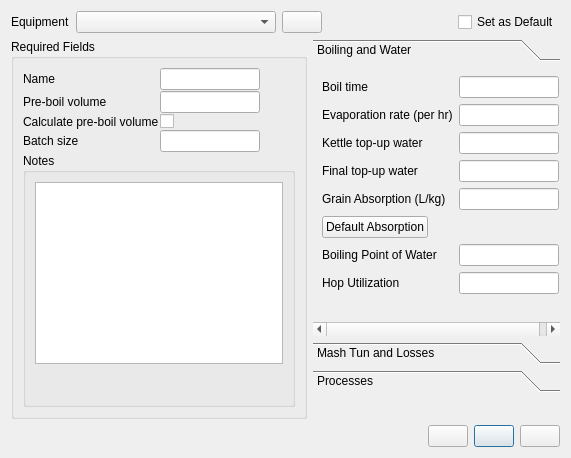
<?xml version="1.0" encoding="UTF-8"?>
<ui version="4.0">
 <class>equipmentEditor</class>
 <widget class="QDialog" name="equipmentEditor">
  <property name="geometry">
   <rect>
    <x>0</x>
    <y>0</y>
    <width>571</width>
    <height>458</height>
   </rect>
  </property>
  <property name="windowTitle">
   <string>Equipment Editor</string>
  </property>
  <property name="windowIcon">
   <iconset resource="../brewtarget.qrc">
    <normaloff>:/images/smallKettle.svg</normaloff>:/images/smallKettle.svg</iconset>
  </property>
  <property name="toolTip">
   <string/>
  </property>
  <layout class="QHBoxLayout" name="horizontalLayout_2">
   <item>
    <layout class="QVBoxLayout" name="verticalLayout_8">
     <item>
      <layout class="QHBoxLayout" name="horizontalLayout_equipments">
       <item>
        <widget class="QLabel" name="label">
         <property name="sizePolicy">
          <sizepolicy hsizetype="Preferred" vsizetype="Preferred">
           <horstretch>0</horstretch>
           <verstretch>0</verstretch>
          </sizepolicy>
         </property>
         <property name="text">
          <string>Equipment</string>
         </property>
        </widget>
       </item>
       <item>
        <widget class="QComboBox" name="equipmentComboBox">
         <property name="minimumSize">
          <size>
           <width>200</width>
           <height>0</height>
          </size>
         </property>
         <property name="sizeAdjustPolicy">
          <enum>QComboBox::AdjustToContents</enum>
         </property>
        </widget>
       </item>
       <item>
        <widget class="QPushButton" name="pushButton_remove">
         <property name="toolTip">
          <string>Remove equipment</string>
         </property>
         <property name="text">
          <string/>
         </property>
         <property name="icon">
          <iconset resource="../brewtarget.qrc">
           <normaloff>:/images/smallMinus.svg</normaloff>:/images/smallMinus.svg</iconset>
         </property>
         <property name="autoDefault">
          <bool>false</bool>
         </property>
        </widget>
       </item>
       <item>
        <spacer name="horizontalSpacer">
         <property name="orientation">
          <enum>Qt::Horizontal</enum>
         </property>
         <property name="sizeHint" stdset="0">
          <size>
           <width>40</width>
           <height>20</height>
          </size>
         </property>
        </spacer>
       </item>
       <item>
        <widget class="QCheckBox" name="checkBox_defaultEquipment">
         <property name="text">
          <string>Set as Default</string>
         </property>
        </widget>
       </item>
      </layout>
     </item>
     <item>
      <layout class="QHBoxLayout" name="horizontalLayout">
       <item>
        <layout class="QVBoxLayout" name="verticalLayout_2">
         <item>
          <widget class="QGroupBox" name="groupBox">
           <property name="title">
            <string>Required Fields</string>
           </property>
           <layout class="QVBoxLayout" name="verticalLayout">
            <property name="spacing">
             <number>1</number>
            </property>
            <item>
             <layout class="QFormLayout" name="formLayout">
              <property name="fieldGrowthPolicy">
               <enum>QFormLayout::ExpandingFieldsGrow</enum>
              </property>
              <property name="labelAlignment">
               <set>Qt::AlignLeading|Qt::AlignLeft|Qt::AlignVCenter</set>
              </property>
              <item row="0" column="0">
               <widget class="QLabel" name="label_2">
                <property name="sizePolicy">
                 <sizepolicy hsizetype="Expanding" vsizetype="Preferred">
                  <horstretch>0</horstretch>
                  <verstretch>0</verstretch>
                 </sizepolicy>
                </property>
                <property name="text">
                 <string>Name</string>
                </property>
               </widget>
              </item>
              <item row="0" column="1">
               <widget class="QLineEdit" name="lineEdit_name">
                <property name="sizePolicy">
                 <sizepolicy hsizetype="Fixed" vsizetype="Fixed">
                  <horstretch>100</horstretch>
                  <verstretch>0</verstretch>
                 </sizepolicy>
                </property>
                <property name="minimumSize">
                 <size>
                  <width>100</width>
                  <height>0</height>
                 </size>
                </property>
                <property name="maximumSize">
                 <size>
                  <width>100</width>
                  <height>16777215</height>
                 </size>
                </property>
                <property name="toolTip">
                 <string>Name</string>
                </property>
               </widget>
              </item>
              <item row="1" column="0">
               <widget class="QLabel" name="label_3">
                <property name="sizePolicy">
                 <sizepolicy hsizetype="Expanding" vsizetype="Preferred">
                  <horstretch>0</horstretch>
                  <verstretch>0</verstretch>
                 </sizepolicy>
                </property>
                <property name="text">
                 <string>Pre-boil volume</string>
                </property>
               </widget>
              </item>
              <item row="1" column="1">
               <widget class="QLineEdit" name="lineEdit_boilSize">
                <property name="sizePolicy">
                 <sizepolicy hsizetype="Fixed" vsizetype="Fixed">
                  <horstretch>100</horstretch>
                  <verstretch>0</verstretch>
                 </sizepolicy>
                </property>
                <property name="minimumSize">
                 <size>
                  <width>100</width>
                  <height>0</height>
                 </size>
                </property>
                <property name="maximumSize">
                 <size>
                  <width>100</width>
                  <height>16777215</height>
                 </size>
                </property>
                <property name="toolTip">
                 <string>Pre-boil volume</string>
                </property>
               </widget>
              </item>
              <item row="2" column="0">
               <widget class="QLabel" name="label_4">
                <property name="sizePolicy">
                 <sizepolicy hsizetype="Expanding" vsizetype="Preferred">
                  <horstretch>0</horstretch>
                  <verstretch>0</verstretch>
                 </sizepolicy>
                </property>
                <property name="toolTip">
                 <string>If checked, we will calculate your pre-boil volume based on your desired batch size, boil time, evaporation rate, losses, etc.</string>
                </property>
                <property name="text">
                 <string>Calculate pre-boil volume</string>
                </property>
               </widget>
              </item>
              <item row="2" column="1">
               <widget class="QCheckBox" name="checkBox_calcBoilVolume">
                <property name="toolTip">
                 <string>Automatically fill in pre-boil volume</string>
                </property>
                <property name="text">
                 <string/>
                </property>
               </widget>
              </item>
              <item row="3" column="0">
               <widget class="QLabel" name="label_5">
                <property name="sizePolicy">
                 <sizepolicy hsizetype="Expanding" vsizetype="Preferred">
                  <horstretch>0</horstretch>
                  <verstretch>0</verstretch>
                 </sizepolicy>
                </property>
                <property name="text">
                 <string>Batch size</string>
                </property>
               </widget>
              </item>
              <item row="3" column="1">
               <widget class="QLineEdit" name="lineEdit_batchSize">
                <property name="sizePolicy">
                 <sizepolicy hsizetype="Fixed" vsizetype="Fixed">
                  <horstretch>100</horstretch>
                  <verstretch>0</verstretch>
                 </sizepolicy>
                </property>
                <property name="minimumSize">
                 <size>
                  <width>100</width>
                  <height>0</height>
                 </size>
                </property>
                <property name="maximumSize">
                 <size>
                  <width>100</width>
                  <height>16777215</height>
                 </size>
                </property>
                <property name="toolTip">
                 <string>Batch size</string>
                </property>
               </widget>
              </item>
             </layout>
            </item>
            <item>
             <widget class="QGroupBox" name="groupBox_5">
              <property name="title">
               <string>Notes</string>
              </property>
              <layout class="QVBoxLayout" name="verticalLayout_5">
               <item>
                <widget class="QTextEdit" name="textEdit_notes"/>
               </item>
               <item>
                <spacer name="verticalSpacer_2">
                 <property name="orientation">
                  <enum>Qt::Vertical</enum>
                 </property>
                 <property name="sizeHint" stdset="0">
                  <size>
                   <width>20</width>
                   <height>40</height>
                  </size>
                 </property>
                </spacer>
               </item>
              </layout>
             </widget>
            </item>
           </layout>
          </widget>
         </item>
        </layout>
       </item>
       <item>
        <layout class="QVBoxLayout" name="verticalLayout_7">
         <item>
          <widget class="QToolBox" name="toolBox">
           <property name="frameShape">
            <enum>QFrame::NoFrame</enum>
           </property>
           <property name="currentIndex">
            <number>0</number>
           </property>
           <widget class="QWidget" name="page_boilingwater">
            <property name="geometry">
             <rect>
              <x>0</x>
              <y>0</y>
              <width>257</width>
              <height>253</height>
             </rect>
            </property>
            <attribute name="label">
             <string>Boiling and Water</string>
            </attribute>
            <layout class="QFormLayout" name="formLayout_4">
             <property name="labelAlignment">
              <set>Qt::AlignLeading|Qt::AlignLeft|Qt::AlignVCenter</set>
             </property>
             <item row="0" column="0">
              <widget class="QLabel" name="label_9">
               <property name="sizePolicy">
                <sizepolicy hsizetype="Expanding" vsizetype="Preferred">
                 <horstretch>0</horstretch>
                 <verstretch>0</verstretch>
                </sizepolicy>
               </property>
               <property name="text">
                <string>Boil time</string>
               </property>
              </widget>
             </item>
             <item row="0" column="1">
              <widget class="QLineEdit" name="lineEdit_boilTime">
               <property name="sizePolicy">
                <sizepolicy hsizetype="Fixed" vsizetype="Fixed">
                 <horstretch>100</horstretch>
                 <verstretch>0</verstretch>
                </sizepolicy>
               </property>
               <property name="minimumSize">
                <size>
                 <width>100</width>
                 <height>0</height>
                </size>
               </property>
               <property name="maximumSize">
                <size>
                 <width>100</width>
                 <height>16777215</height>
                </size>
               </property>
               <property name="toolTip">
                <string>Boil time</string>
               </property>
              </widget>
             </item>
             <item row="1" column="0">
              <widget class="QLabel" name="label_10">
               <property name="sizePolicy">
                <sizepolicy hsizetype="Expanding" vsizetype="Preferred">
                 <horstretch>0</horstretch>
                 <verstretch>0</verstretch>
                </sizepolicy>
               </property>
               <property name="text">
                <string>Evaporation rate (per hr)</string>
               </property>
              </widget>
             </item>
             <item row="1" column="1">
              <widget class="QLineEdit" name="lineEdit_evaporationRate">
               <property name="sizePolicy">
                <sizepolicy hsizetype="Fixed" vsizetype="Fixed">
                 <horstretch>100</horstretch>
                 <verstretch>0</verstretch>
                </sizepolicy>
               </property>
               <property name="minimumSize">
                <size>
                 <width>100</width>
                 <height>0</height>
                </size>
               </property>
               <property name="maximumSize">
                <size>
                 <width>100</width>
                 <height>16777215</height>
                </size>
               </property>
               <property name="toolTip">
                <string>How much water boils off per hour</string>
               </property>
              </widget>
             </item>
             <item row="2" column="0">
              <widget class="QLabel" name="label_11">
               <property name="sizePolicy">
                <sizepolicy hsizetype="Expanding" vsizetype="Preferred">
                 <horstretch>0</horstretch>
                 <verstretch>0</verstretch>
                </sizepolicy>
               </property>
               <property name="text">
                <string>Kettle top-up water</string>
               </property>
              </widget>
             </item>
             <item row="2" column="1">
              <widget class="QLineEdit" name="lineEdit_topUpKettle">
               <property name="sizePolicy">
                <sizepolicy hsizetype="Fixed" vsizetype="Fixed">
                 <horstretch>100</horstretch>
                 <verstretch>0</verstretch>
                </sizepolicy>
               </property>
               <property name="minimumSize">
                <size>
                 <width>100</width>
                 <height>0</height>
                </size>
               </property>
               <property name="maximumSize">
                <size>
                 <width>100</width>
                 <height>16777215</height>
                </size>
               </property>
               <property name="toolTip">
                <string>How much water is added to kettle immediately pre-boil</string>
               </property>
              </widget>
             </item>
             <item row="3" column="0">
              <widget class="QLabel" name="label_12">
               <property name="sizePolicy">
                <sizepolicy hsizetype="Expanding" vsizetype="Preferred">
                 <horstretch>0</horstretch>
                 <verstretch>0</verstretch>
                </sizepolicy>
               </property>
               <property name="text">
                <string>Final top-up water</string>
               </property>
              </widget>
             </item>
             <item row="3" column="1">
              <widget class="QLineEdit" name="lineEdit_topUpWater">
               <property name="sizePolicy">
                <sizepolicy hsizetype="Fixed" vsizetype="Fixed">
                 <horstretch>100</horstretch>
                 <verstretch>0</verstretch>
                </sizepolicy>
               </property>
               <property name="minimumSize">
                <size>
                 <width>100</width>
                 <height>0</height>
                </size>
               </property>
               <property name="maximumSize">
                <size>
                 <width>100</width>
                 <height>16777215</height>
                </size>
               </property>
               <property name="toolTip">
                <string>Water added to fermenter</string>
               </property>
              </widget>
             </item>
             <item row="4" column="0">
              <widget class="QLabel" name="label_absorption">
               <property name="text">
                <string>Grain Absorption (L/kg)</string>
               </property>
              </widget>
             </item>
             <item row="4" column="1">
              <widget class="QLineEdit" name="lineEdit_grainAbsorption">
               <property name="sizePolicy">
                <sizepolicy hsizetype="Preferred" vsizetype="Fixed">
                 <horstretch>0</horstretch>
                 <verstretch>0</verstretch>
                </sizepolicy>
               </property>
               <property name="maximumSize">
                <size>
                 <width>100</width>
                 <height>16777215</height>
                </size>
               </property>
              </widget>
             </item>
             <item row="5" column="0">
              <widget class="QPushButton" name="pushButton_absorption">
               <property name="text">
                <string>Default Absorption</string>
               </property>
              </widget>
             </item>
             <item row="6" column="0">
              <widget class="QLabel" name="label_17">
               <property name="text">
                <string>Boiling Point of Water</string>
               </property>
              </widget>
             </item>
             <item row="6" column="1">
              <widget class="QLineEdit" name="lineEdit_boilingPoint">
               <property name="sizePolicy">
                <sizepolicy hsizetype="Preferred" vsizetype="Fixed">
                 <horstretch>0</horstretch>
                 <verstretch>0</verstretch>
                </sizepolicy>
               </property>
               <property name="maximumSize">
                <size>
                 <width>100</width>
                 <height>16777215</height>
                </size>
               </property>
              </widget>
             </item>
             <item row="7" column="0">
              <widget class="QLabel" name="label_13">
               <property name="text">
                <string>Hop Utilization </string>
               </property>
              </widget>
             </item>
             <item row="7" column="1">
              <widget class="QLineEdit" name="lineEdit_hopUtilization">
               <property name="sizePolicy">
                <sizepolicy hsizetype="Preferred" vsizetype="Fixed">
                 <horstretch>0</horstretch>
                 <verstretch>0</verstretch>
                </sizepolicy>
               </property>
               <property name="maximumSize">
                <size>
                 <width>100</width>
                 <height>16777215</height>
                </size>
               </property>
              </widget>
             </item>
             <item row="8" column="0">
              <spacer name="verticalSpacer_4">
               <property name="orientation">
                <enum>Qt::Vertical</enum>
               </property>
               <property name="sizeHint" stdset="0">
                <size>
                 <width>20</width>
                 <height>40</height>
                </size>
               </property>
              </spacer>
             </item>
            </layout>
           </widget>
           <widget class="QWidget" name="page_mashtun">
            <property name="geometry">
             <rect>
              <x>0</x>
              <y>0</y>
              <width>257</width>
              <height>250</height>
             </rect>
            </property>
            <attribute name="label">
             <string>Mash Tun and Losses</string>
            </attribute>
            <layout class="QVBoxLayout" name="verticalLayout_4">
             <item>
              <widget class="QGroupBox" name="groupBox_4">
               <property name="title">
                <string>Mash Tun</string>
               </property>
               <layout class="QFormLayout" name="formLayout_3">
                <property name="fieldGrowthPolicy">
                 <enum>QFormLayout::ExpandingFieldsGrow</enum>
                </property>
                <property name="labelAlignment">
                 <set>Qt::AlignLeading|Qt::AlignLeft|Qt::AlignVCenter</set>
                </property>
                <item row="0" column="0">
                 <widget class="QLabel" name="label_6">
                  <property name="sizePolicy">
                   <sizepolicy hsizetype="Expanding" vsizetype="Preferred">
                    <horstretch>0</horstretch>
                    <verstretch>0</verstretch>
                   </sizepolicy>
                  </property>
                  <property name="text">
                   <string>Volume</string>
                  </property>
                 </widget>
                </item>
                <item row="0" column="1">
                 <widget class="QLineEdit" name="lineEdit_tunVolume">
                  <property name="sizePolicy">
                   <sizepolicy hsizetype="Fixed" vsizetype="Fixed">
                    <horstretch>100</horstretch>
                    <verstretch>0</verstretch>
                   </sizepolicy>
                  </property>
                  <property name="minimumSize">
                   <size>
                    <width>100</width>
                    <height>0</height>
                   </size>
                  </property>
                  <property name="maximumSize">
                   <size>
                    <width>100</width>
                    <height>16777215</height>
                   </size>
                  </property>
                  <property name="toolTip">
                   <string>Volume of mash tun</string>
                  </property>
                 </widget>
                </item>
                <item row="1" column="0">
                 <widget class="QLabel" name="label_7">
                  <property name="sizePolicy">
                   <sizepolicy hsizetype="Expanding" vsizetype="Preferred">
                    <horstretch>0</horstretch>
                    <verstretch>0</verstretch>
                   </sizepolicy>
                  </property>
                  <property name="text">
                   <string>Mass</string>
                  </property>
                 </widget>
                </item>
                <item row="1" column="1">
                 <widget class="QLineEdit" name="lineEdit_tunWeight">
                  <property name="sizePolicy">
                   <sizepolicy hsizetype="Fixed" vsizetype="Fixed">
                    <horstretch>100</horstretch>
                    <verstretch>0</verstretch>
                   </sizepolicy>
                  </property>
                  <property name="minimumSize">
                   <size>
                    <width>100</width>
                    <height>0</height>
                   </size>
                  </property>
                  <property name="maximumSize">
                   <size>
                    <width>100</width>
                    <height>16777215</height>
                   </size>
                  </property>
                  <property name="toolTip">
                   <string>Mass or weight of mash tun</string>
                  </property>
                 </widget>
                </item>
                <item row="2" column="0">
                 <widget class="QLabel" name="label_8">
                  <property name="sizePolicy">
                   <sizepolicy hsizetype="Expanding" vsizetype="Preferred">
                    <horstretch>0</horstretch>
                    <verstretch>0</verstretch>
                   </sizepolicy>
                  </property>
                  <property name="text">
                   <string>Specific heat (cal/(g*K))</string>
                  </property>
                 </widget>
                </item>
                <item row="2" column="1">
                 <widget class="QLineEdit" name="lineEdit_tunSpecificHeat">
                  <property name="sizePolicy">
                   <sizepolicy hsizetype="Fixed" vsizetype="Fixed">
                    <horstretch>100</horstretch>
                    <verstretch>0</verstretch>
                   </sizepolicy>
                  </property>
                  <property name="minimumSize">
                   <size>
                    <width>100</width>
                    <height>0</height>
                   </size>
                  </property>
                  <property name="maximumSize">
                   <size>
                    <width>100</width>
                    <height>16777215</height>
                   </size>
                  </property>
                  <property name="toolTip">
                   <string notr="true">&lt;!DOCTYPE HTML PUBLIC &quot;-//W3C//DTD HTML 4.0//EN&quot; &quot;http://www.w3.org/TR/REC-html40/strict.dtd&quot;&gt;
&lt;html&gt;&lt;head&gt;&lt;meta name=&quot;qrichtext&quot; content=&quot;1&quot; /&gt;&lt;style type=&quot;text/css&quot;&gt;
p, li { white-space: pre-wrap; }
&lt;/style&gt;&lt;/head&gt;&lt;body style=&quot; font-family:'Sans Serif'; font-size:9pt; font-weight:400; font-style:normal;&quot;&gt;
&lt;p style=&quot; margin-top:0px; margin-bottom:0px; margin-left:0px; margin-right:0px; -qt-block-indent:0; text-indent:0px;&quot;&gt;Specific heat is a property that depends only on the material the tun is made of. The specific heats of some common materials are listed below.&lt;/p&gt;
&lt;p style=&quot;-qt-paragraph-type:empty; margin-top:0px; margin-bottom:0px; margin-left:0px; margin-right:0px; -qt-block-indent:0; text-indent:0px;&quot;&gt;&lt;/p&gt;
&lt;table&gt;
  &lt;tr&gt; &lt;td&gt;Aluminum&lt;/td&gt; &lt;td&gt;- 0.215&lt;/td&gt;&lt;/tr&gt;
  &lt;tr&gt; &lt;td&gt;Brass&lt;/td&gt; &lt;td&gt;- 0.092&lt;/td&gt;&lt;/tr&gt;
  &lt;tr&gt; &lt;td&gt;Copper&lt;/td&gt; &lt;td&gt;- 0.092&lt;/td&gt;&lt;/tr&gt;
  &lt;tr&gt; &lt;td&gt;Plastic&lt;/td&gt; &lt;td&gt;- 0.359&lt;/td&gt;&lt;/tr&gt;
  &lt;tr&gt; &lt;td&gt;Steel&lt;/td&gt; &lt;td&gt;- 0.120&lt;/td&gt;&lt;/tr&gt;
&lt;/table&gt;
&lt;/body&gt;&lt;/html&gt;</string>
                  </property>
                 </widget>
                </item>
               </layout>
              </widget>
             </item>
             <item>
              <widget class="QGroupBox" name="groupBox_3">
               <property name="sizePolicy">
                <sizepolicy hsizetype="Preferred" vsizetype="Preferred">
                 <horstretch>0</horstretch>
                 <verstretch>0</verstretch>
                </sizepolicy>
               </property>
               <property name="title">
                <string>Losses</string>
               </property>
               <layout class="QFormLayout" name="formLayout_2">
                <property name="fieldGrowthPolicy">
                 <enum>QFormLayout::ExpandingFieldsGrow</enum>
                </property>
                <property name="labelAlignment">
                 <set>Qt::AlignLeading|Qt::AlignLeft|Qt::AlignVCenter</set>
                </property>
                <item row="0" column="0">
                 <widget class="QLabel" name="label_14">
                  <property name="sizePolicy">
                   <sizepolicy hsizetype="Expanding" vsizetype="Preferred">
                    <horstretch>0</horstretch>
                    <verstretch>0</verstretch>
                   </sizepolicy>
                  </property>
                  <property name="text">
                   <string>Kettle to fermenter</string>
                  </property>
                 </widget>
                </item>
                <item row="0" column="1">
                 <widget class="QLineEdit" name="lineEdit_trubChillerLoss">
                  <property name="sizePolicy">
                   <sizepolicy hsizetype="Fixed" vsizetype="Fixed">
                    <horstretch>100</horstretch>
                    <verstretch>0</verstretch>
                   </sizepolicy>
                  </property>
                  <property name="minimumSize">
                   <size>
                    <width>100</width>
                    <height>0</height>
                   </size>
                  </property>
                  <property name="maximumSize">
                   <size>
                    <width>100</width>
                    <height>16777215</height>
                   </size>
                  </property>
                  <property name="toolTip">
                   <string>Wort lost between kettle and fermenter</string>
                  </property>
                 </widget>
                </item>
                <item row="1" column="0">
                 <widget class="QLabel" name="label_15">
                  <property name="sizePolicy">
                   <sizepolicy hsizetype="Expanding" vsizetype="Preferred">
                    <horstretch>0</horstretch>
                    <verstretch>0</verstretch>
                   </sizepolicy>
                  </property>
                  <property name="text">
                   <string>Lauter deadspace</string>
                  </property>
                 </widget>
                </item>
                <item row="1" column="1">
                 <widget class="QLineEdit" name="lineEdit_lauterDeadspace">
                  <property name="sizePolicy">
                   <sizepolicy hsizetype="Fixed" vsizetype="Fixed">
                    <horstretch>100</horstretch>
                    <verstretch>0</verstretch>
                   </sizepolicy>
                  </property>
                  <property name="minimumSize">
                   <size>
                    <width>100</width>
                    <height>0</height>
                   </size>
                  </property>
                  <property name="maximumSize">
                   <size>
                    <width>100</width>
                    <height>16777215</height>
                   </size>
                  </property>
                  <property name="toolTip">
                   <string>Volume of wort lost to lauter deadspace</string>
                  </property>
                 </widget>
                </item>
               </layout>
              </widget>
             </item>
             <item>
              <spacer name="verticalSpacer">
               <property name="orientation">
                <enum>Qt::Vertical</enum>
               </property>
               <property name="sizeHint" stdset="0">
                <size>
                 <width>20</width>
                 <height>40</height>
                </size>
               </property>
              </spacer>
             </item>
            </layout>
           </widget>
           <widget class="QWidget" name="page_process">
            <property name="geometry">
             <rect>
              <x>0</x>
              <y>0</y>
              <width>257</width>
              <height>209</height>
             </rect>
            </property>
            <attribute name="label">
             <string>Processes</string>
            </attribute>
            <layout class="QFormLayout" name="formLayout_5">
             <property name="labelAlignment">
              <set>Qt::AlignLeading|Qt::AlignLeft|Qt::AlignVCenter</set>
             </property>
             <item row="0" column="0">
              <widget class="QCheckBox" name="checkBox_crushGrains">
               <property name="text">
                <string>I crush my grains</string>
               </property>
              </widget>
             </item>
             <item row="1" column="0">
              <widget class="QCheckBox" name="checkBox_grainsToWater">
               <property name="text">
                <string>I add grains to water</string>
               </property>
              </widget>
             </item>
             <item row="2" column="0" colspan="2">
              <widget class="QGroupBox" name="groupBox_2">
               <property name="title">
                <string>Sparge</string>
               </property>
               <layout class="QVBoxLayout" name="verticalLayout_3">
                <item>
                 <widget class="QRadioButton" name="radioButton_flySparge">
                  <property name="text">
                   <string>I fly sparge</string>
                  </property>
                 </widget>
                </item>
                <item>
                 <widget class="QRadioButton" name="radioButton_singleBatch">
                  <property name="text">
                   <string>I single batch sparge</string>
                  </property>
                 </widget>
                </item>
                <item>
                 <widget class="QRadioButton" name="radioButton_doubleBatch">
                  <property name="text">
                   <string>I double batch sparge</string>
                  </property>
                 </widget>
                </item>
               </layout>
              </widget>
             </item>
             <item row="0" column="1">
              <widget class="QCheckBox" name="checkBox_biab">
               <property name="text">
                <string>I BIAB</string>
               </property>
              </widget>
             </item>
             <item row="1" column="1">
              <widget class="QCheckBox" name="checkBox_nochill">
               <property name="text">
                <string>I nochill</string>
               </property>
              </widget>
             </item>
             <item row="3" column="0">
              <spacer name="verticalSpacer_5">
               <property name="orientation">
                <enum>Qt::Vertical</enum>
               </property>
               <property name="sizeHint" stdset="0">
                <size>
                 <width>20</width>
                 <height>40</height>
                </size>
               </property>
              </spacer>
             </item>
            </layout>
           </widget>
          </widget>
         </item>
         <item>
          <spacer name="verticalSpacer_3">
           <property name="orientation">
            <enum>Qt::Vertical</enum>
           </property>
           <property name="sizeHint" stdset="0">
            <size>
             <width>20</width>
             <height>40</height>
            </size>
           </property>
          </spacer>
         </item>
        </layout>
       </item>
      </layout>
     </item>
     <item>
      <layout class="QHBoxLayout" name="horizontalLayout_16">
       <item>
        <spacer name="horizontalSpacer_2">
         <property name="orientation">
          <enum>Qt::Horizontal</enum>
         </property>
         <property name="sizeHint" stdset="0">
          <size>
           <width>40</width>
           <height>20</height>
          </size>
         </property>
        </spacer>
       </item>
       <item>
        <widget class="QPushButton" name="pushButton_new">
         <property name="toolTip">
          <string>New equipment</string>
         </property>
         <property name="text">
          <string/>
         </property>
         <property name="icon">
          <iconset resource="../brewtarget.qrc">
           <normaloff>:/images/smallPlus.svg</normaloff>:/images/smallPlus.svg</iconset>
         </property>
         <property name="autoDefault">
          <bool>false</bool>
         </property>
        </widget>
       </item>
       <item>
        <widget class="QPushButton" name="pushButton_save">
         <property name="toolTip">
          <string>Save</string>
         </property>
         <property name="text">
          <string/>
         </property>
         <property name="icon">
          <iconset resource="../brewtarget.qrc">
           <normaloff>:/images/filesave.svg</normaloff>:/images/filesave.svg</iconset>
         </property>
         <property name="autoDefault">
          <bool>false</bool>
         </property>
         <property name="default">
          <bool>true</bool>
         </property>
        </widget>
       </item>
       <item>
        <widget class="QPushButton" name="pushButton_cancel">
         <property name="toolTip">
          <string>Cancel</string>
         </property>
         <property name="text">
          <string/>
         </property>
         <property name="icon">
          <iconset resource="../brewtarget.qrc">
           <normaloff>:/images/exit.svg</normaloff>:/images/exit.svg</iconset>
         </property>
         <property name="autoDefault">
          <bool>false</bool>
         </property>
        </widget>
       </item>
      </layout>
     </item>
    </layout>
   </item>
  </layout>
 </widget>
 <resources>
  <include location="../brewtarget.qrc"/>
 </resources>
 <connections/>
</ui>
